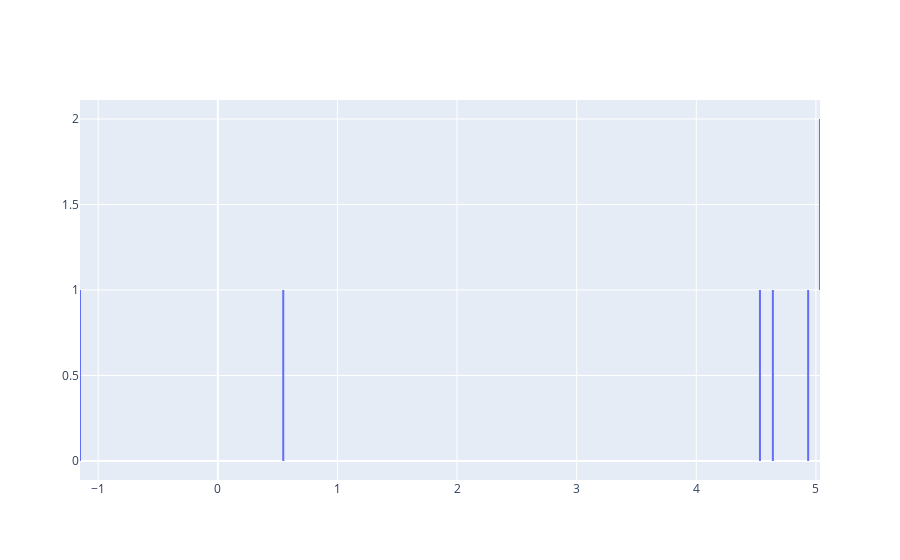

Source (notebook cell):
### Markdown cell above
# Plotly

### Code cell
fig = make_subplots(
    rows=1,
    cols=1,
)

X = [-1.152, -1.152,    nan,  0.547,  0.547,    nan,  4.532,  4.532,    nan,  4.64,
  4.64,     nan,  4.935,  4.935,    nan,  5.034,  5.034,    nan]

Y = [0,  1, nan,  0,  1, nan, 0,  1, nan,  0,  1, nan,  0,  1, nan,  1,  2, nan]

fig.add_trace(
    go.Scatter(
        x=X,
        y=Y,
        name=event_col,
        marker_symbol='circle',
        mode='lines',
        connectgaps=False
        ), row= 1, col = 1)
fig.show()

### Figure 1 — Plotly figure (JSON) as saved in the notebook; plotly's stock layout.template omitted (floating-point values rounded to 4 significant figures)
{"data": [{"connectgaps": false, "marker": {"symbol": "circle"}, "mode": "lines", "name": "spout_trial_time", "type": "scatter", "x": [-1.152, -1.152, null, 0.547, 0.547, null, 4.532, 4.532, null, 4.64, 4.64, null, 4.935, 4.935, null, 5.034, 5.034, null], "xaxis": "x", "y": [0, 1, null, 0, 1, null, 0, 1, null, 0, 1, null, 0, 1, null, 1, 2, null], "yaxis": "y"}], "layout": {"xaxis": {"anchor": "y", "domain": [0, 1]}, "yaxis": {"anchor": "x", "domain": [0, 1]}}}
